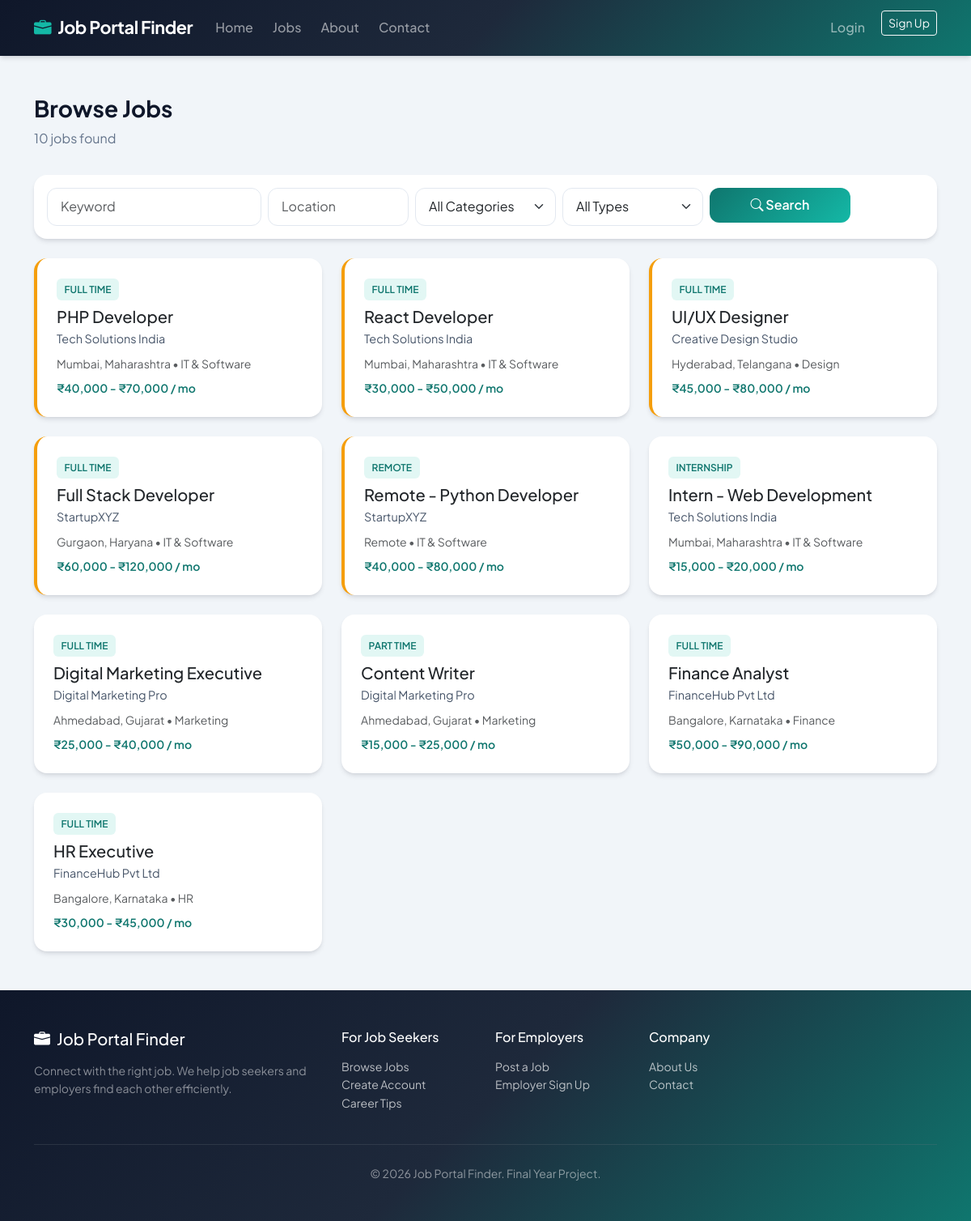
/jobs.php, run on the app's committed database.
### tables this page shows
CREATE TABLE IF NOT EXISTS jobs (
        id INT AUTO_INCREMENT PRIMARY KEY,
        employer_id INT NOT NULL,
        category_id INT,
        title VARCHAR(200) NOT NULL,
        slug VARCHAR(250),
        description TEXT NOT NULL,
        requirements TEXT,
        location VARCHAR(150),
        job_type ENUM('full_time', 'part_time', 'contract', 'internship', 'remote') DEFAULT 'full_time',
        experience_level ENUM('fresher', '1-2', '3-5', '5+') DEFAULT 'fresher',
        salary_min INT,
        salary_max INT,
        salary_show TINYINT(1) DEFAULT 1,
        vacancies INT DEFAULT 1,
        status ENUM('pending', 'approved', 'rejected', 'closed') DEFAULT 'pending',
        featured TINYINT(1) DEFAULT 0,
        views INT DEFAULT 0,
        applications_count INT DEFAULT 0,
        deadline DATE,
        created_at TIMESTAMP DEFAULT CURRENT_TIMESTAMP,
        updated_at TIMESTAMP DEFAULT CURRENT_TIMESTAMP ON UPDATE CURRENT_TIMESTAMP,
        FOREIGN KEY (employer_id) REFERENCES employers(id) ON DELETE CASCADE,
        FOREIGN KEY (category_id) REFERENCES categories(id) ON DELETE SET NULL,
        INDEX idx_status (status),
        INDEX idx_category (category_id),
        INDEX idx_location (location),
        INDEX idx_job_type (job_type),
        FULLTEXT idx_search (title, description, requirements)
    );

CREATE TABLE IF NOT EXISTS employers (
        id INT AUTO_INCREMENT PRIMARY KEY,
        company_name VARCHAR(200) NOT NULL,
        email VARCHAR(150) NOT NULL UNIQUE,
        password VARCHAR(255) NOT NULL,
        phone VARCHAR(20),
        website VARCHAR(255),
        location VARCHAR(200),
        industry VARCHAR(100),
        company_logo VARCHAR(255),
        description TEXT,
        is_verified TINYINT(1) DEFAULT 0,
        created_at TIMESTAMP DEFAULT CURRENT_TIMESTAMP,
        updated_at TIMESTAMP DEFAULT CURRENT_TIMESTAMP ON UPDATE CURRENT_TIMESTAMP
    );

CREATE TABLE IF NOT EXISTS categories (
        id INT AUTO_INCREMENT PRIMARY KEY,
        name VARCHAR(100) NOT NULL,
        slug VARCHAR(100) NOT NULL UNIQUE,
        icon VARCHAR(50) DEFAULT 'briefcase',
        job_count INT DEFAULT 0,
        created_at TIMESTAMP DEFAULT CURRENT_TIMESTAMP
    );

### jobs.php (the view, shortened to what this page needs)
<?php
require_once __DIR__ . '/config/db.php';
$q = trim($_GET['q'] ?? '');
$location = trim($_GET['location'] ?? '');
$page = max(1, (int)($_GET['p'] ?? 1));
$per_page = 12;
$where = ["j.status = 'approved'"];
$params = [];
$types = '';
$sql_where = implode(' AND ', $where);
$count_sql = "SELECT COUNT(*) FROM jobs j LEFT JOIN categories c ON j.category_id = c.id WHERE $sql_where";
if ($params) {
    $stmt = mysqli_prepare($conn, $count_sql);
    mysqli_stmt_bind_param($stmt, $types, ...$params);
    mysqli_stmt_execute($stmt);
    $total = (int) mysqli_fetch_column(mysqli_stmt_get_result($stmt), 0);
} else {
    $total = (int) mysqli_fetch_column(mysqli_query($conn, $count_sql), 0);
}
$total_pages = $total ? (int) ceil($total / $per_page) : 1;
$page = min($page, $total_pages);
$offset = ($page - 1) * $per_page;
$list_sql = "SELECT j.*, e.company_name, c.name AS category_name FROM jobs j
    LEFT JOIN employers e ON j.employer_id = e.id
    LEFT JOIN categories c ON j.category_id = c.id
    WHERE $sql_where ORDER BY j.featured DESC, j.created_at DESC LIMIT $per_page OFFSET $offset";
if ($params) {
    $stmt = mysqli_prepare($conn, $list_sql);
    mysqli_stmt_bind_param($stmt, $types, ...$params);
    mysqli_stmt_execute($stmt);
    $jobs = mysqli_stmt_get_result($stmt);
} else {
    $jobs = mysqli_query($conn, $list_sql);
}
require_once __DIR__ . '/includes/header.php';
require_once __DIR__ . '/includes/navbar.php';
?>
<div class="container py-5">
    <h1 class="section-title">Browse Jobs</h1>
    <p class="section-subtitle"><?php echo $total; ?> job<?php echo $total !== 1 ? 's' : ''; ?> found</p>
    <form method="get" action="" class="card p-3 mb-4">
        <div class="row g-2">
            <div class="col-md-3">
                <input type="text" name="q" class="form-control" placeholder="Keyword" value="<?php echo htmlspecialchars($q); ?>">
            </div>
            <div class="col-md-2">
                <input type="text" name="location" class="form-control" placeholder="Location" value="<?php echo htmlspecialchars($location); ?>">
            </div>
            <div class="col-md-2">
                <select name="category" class="form-select">
                    <option value="">All Categories</option>
                </select>
            </div>
            <div class="col-md-2">
                <select name="job_type" class="form-select">
                    <option value="">All Types</option>
                </select>
            </div>
            <div class="col-md-2">
                <button type="submit" class="btn btn-primary w-100"><i class="bi bi-search"></i> Search</button>
            </div>
        </div>
    </form>
    <div class="row g-4">
        <?php
        if ($jobs && mysqli_num_rows($jobs) > 0):
            while ($job = mysqli_fetch_assoc($jobs)):
        ?>
            <div class="col-md-6 col-lg-4">
                <div class="card card-job h-100 <?php echo !empty($job['featured']) ? 'card-featured' : ''; ?>">
                    <div class="card-body">
                        <span class="job-type"><?php echo htmlspecialchars(str_replace('_', ' ', $job['job_type'])); ?></span>
                        <h5 class="card-title mt-2 mb-1"><a href="job_detail.php?id=<?php echo (int)$job['id']; ?>" class="text-dark text-decoration-none"><?php echo htmlspecialchars($job['title']); ?></a></h5>
                        <p class="company-name mb-2"><?php echo htmlspecialchars($job['company_name']); ?></p>
                        <p class="text-muted small mb-2"><?php echo htmlspecialchars($job['location'] ?? '—'); ?> <?php if (!empty($job['category_name'])) echo ' • ' . htmlspecialchars($job['category_name']); ?></p>
                        <?php if ($job['salary_show'] && ($job['salary_min'] || $job['salary_max'])): ?>
                            <p class="salary small mb-0">₹<?php echo number_format($job['salary_min'] ?? 0); ?> - ₹<?php echo number_format($job['salary_max'] ?? 0); ?> / mo</p>
                        <?php endif; ?>
                    </div>
                </div>
            </div>
        <?php
            endwhile;
        endif; ?>
    </div>
</div>
<?php require_once __DIR__ . '/includes/footer.php'; ?>

### assets/css/style.css (style rules this page uses)
:root { --primary: #0f766e; --primary-dark: #0d9488; --primary-light: #14b8a6; --accent: #f59e0b; --accent-light: #fbbf24; --dark: #0f172a; --dark-soft: #1e293b; --gray-100: #f1f5f9; --gray-200: #e2e8f0; --gray-500: #64748b; --gray-600: #475569; --white: #ffffff; --gradient-primary: linear-gradient(135deg, #0f766e 0%, #14b8a6 100%); --gradient-hero: linear-gradient(135deg, #0f172a 0%, #1e293b 50%, #0f766e 100%); --gradient-card: linear-gradient(180deg, rgba(255,255,255,0.95) 0%, rgba(255,255,255,0.9) 100%); --shadow-sm: 0 1px 2px rgba(15, 23, 42, 0.05); --shadow: 0 4px 6px -1px rgba(15, 23, 42, 0.1), 0 2px 4px -2px rgba(15, 23, 42, 0.1); --shadow-lg: 0 10px 15px -3px rgba(15, 23, 42, 0.1), 0 4px 6px -4px rgba(15, 23, 42, 0.1); --shadow-glow: 0 0 40px rgba(20, 184, 166, 0.15); --radius: 12px; --radius-lg: 16px; --font: 'Plus Jakarta Sans', -apple-system, BlinkMacSystemFont, sans-serif; }
* { box-sizing: border-box; }
body { font-family: var(--font); color: var(--dark); background: var(--gray-100); line-height: 1.6; }
.btn-primary { background: var(--gradient-primary); border: none; font-weight: 600; padding: 0.6rem 1.25rem; border-radius: var(--radius); transition: transform 0.2s, box-shadow 0.2s; }
.card { border: none; border-radius: var(--radius-lg); box-shadow: var(--shadow); transition: transform 0.25s ease, box-shadow 0.25s ease; overflow: hidden; }
.card-job { background: var(--white); }
.card-job .card-body { padding: 1.5rem; }
.card-job .job-type { font-size: 0.75rem; font-weight: 600; text-transform: uppercase; color: var(--primary); background: rgba(20, 184, 166, 0.12); padding: 0.25rem 0.6rem; border-radius: 6px; display: inline-block; }
.card-job .company-name { color: var(--gray-600); font-size: 0.9rem; margin-top: 0.25rem; }
.card-job .salary { color: var(--primary); font-weight: 600; }
.card-featured { border-left: 4px solid var(--accent); }
.section-title { font-weight: 700; font-size: 1.75rem; color: var(--dark); margin-bottom: 0.5rem; }
.section-subtitle { color: var(--gray-500); margin-bottom: 2rem; }
.form-control, .form-select { border-radius: var(--radius); border: 1px solid var(--gray-200); padding: 0.65rem 1rem; }

### data on the page
jobs: job_type "FULL TIME", title "PHP Developer", employer.company_name "Tech Solutions India", location "Mumbai, Maharashtra", category.name "IT & Software", salary_min "40,000", salary_max "70,000"
jobs: job_type "FULL TIME", title "React Developer", employer.company_name "Tech Solutions India", location "Mumbai, Maharashtra", category.name "IT & Software", salary_min "30,000", salary_max "50,000"
jobs: job_type "FULL TIME", title "UI/UX Designer", employer.company_name "Creative Design Studio", location "Hyderabad, Telangana", category.name "Design", salary_min "45,000", salary_max "80,000"
jobs: job_type "FULL TIME", title "Full Stack Developer", employer.company_name "StartupXYZ", location "Gurgaon, Haryana", category.name "IT & Software", salary_min "60,000", salary_max "120,000"
jobs: job_type "REMOTE", title "Remote - Python Developer", employer.company_name "StartupXYZ", location "Remote", category.name "IT & Software", salary_min "40,000", salary_max "80,000"
jobs: job_type "INTERNSHIP", title "Intern - Web Development", employer.company_name "Tech Solutions India", location "Mumbai, Maharashtra", category.name "IT & Software", salary_min "15,000", salary_max "20,000"
jobs: job_type "FULL TIME", title "Digital Marketing Executive", employer.company_name "Digital Marketing Pro", location "Ahmedabad, Gujarat", category.name "Marketing", salary_min "25,000", salary_max "40,000"
jobs: job_type "PART TIME", title "Content Writer", employer.company_name "Digital Marketing Pro", location "Ahmedabad, Gujarat", category.name "Marketing", salary_min "15,000", salary_max "25,000"
jobs: job_type "FULL TIME", title "Finance Analyst", employer.company_name "FinanceHub Pvt Ltd", location "Bangalore, Karnataka", category.name "Finance", salary_min "50,000", salary_max "90,000"
jobs: job_type "FULL TIME", title "HR Executive", employer.company_name "FinanceHub Pvt Ltd", location "Bangalore, Karnataka", category.name "HR", salary_min "30,000", salary_max "45,000"

### other printed values
SITE_NAME "Job Portal Finder"
$total "10"
